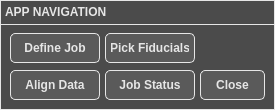
     <widget class="QFrame" name="WhatNextControlFrame_O">
      <property name="geometry">
       <rect>
        <x>550</x>
        <y>555</y>
        <width>275</width>
        <height>110</height>
       </rect>
      </property>
      <property name="styleSheet">
       <string notr="true">QFrame { 
	background-color: #4b4b4b;
	border: 1px solid #e6e6e6; /* Border  */
}</string>
      </property>
      <property name="frameShape">
       <enum>QFrame::StyledPanel</enum>
      </property>
      <property name="frameShadow">
       <enum>QFrame::Raised</enum>
      </property>
      <widget class="QTextEdit" name="WhatNextText_O">
       <property name="geometry">
        <rect>
         <x>0</x>
         <y>0</y>
         <width>275</width>
         <height>25</height>
        </rect>
       </property>
       <property name="font">
        <font>
         <pointsize>9</pointsize>
         <weight>75</weight>
         <bold>true</bold>
        </font>
       </property>
       <property name="styleSheet">
        <string notr="true">QTextEdit { 
	background-color: #4b4b4b;
	color: #e6e6e6; /* Text color */
	border: 1px solid #e6e6e6; /* Border  */
}</string>
       </property>
       <property name="verticalScrollBarPolicy">
        <enum>Qt::ScrollBarAlwaysOff</enum>
       </property>
       <property name="horizontalScrollBarPolicy">
        <enum>Qt::ScrollBarAlwaysOff</enum>
       </property>
       <property name="readOnly">
        <bool>true</bool>
       </property>
       <property name="html">
        <string>&lt;!DOCTYPE HTML PUBLIC &quot;-//W3C//DTD HTML 4.0//EN&quot; &quot;http://www.w3.org/TR/REC-html40/strict.dtd&quot;&gt;
&lt;html&gt;&lt;head&gt;&lt;meta name=&quot;qrichtext&quot; content=&quot;1&quot; /&gt;&lt;style type=&quot;text/css&quot;&gt;
p, li { white-space: pre-wrap; }
&lt;/style&gt;&lt;/head&gt;&lt;body style=&quot; font-family:'MS Shell Dlg 2'; font-size:9pt; font-weight:600; font-style:normal;&quot;&gt;
&lt;p style=&quot; margin-top:0px; margin-bottom:0px; margin-left:0px; margin-right:0px; -qt-block-indent:0; text-indent:0px;&quot;&gt;APP NAVIGATION&lt;/p&gt;&lt;/body&gt;&lt;/html&gt;</string>
       </property>
      </widget>
      <widget class="QPushButton" name="GoToImportProjectTab_O">
       <property name="geometry">
        <rect>
         <x>10</x>
         <y>33</y>
         <width>90</width>
         <height>30</height>
        </rect>
       </property>
       <property name="font">
        <font>
         <pointsize>9</pointsize>
         <weight>75</weight>
         <bold>true</bold>
        </font>
       </property>
       <property name="styleSheet">
        <string notr="true">QPushButton {
    background-color: #5a5a5a;
    color: #e6e6e6; /* Text color */
    border: 1px solid #e6e6e6; /* Border  */
    border-radius: 5px; /* Optional: Rounded corners */
    padding: 5px; /* Optional: Padding around text */
}

QPushButton:hover {
    background-color: #666f75; /* Grey-blue when hovered */
}

QPushButton:pressed {
    background-color: #7b8e9c; /* More blue when pressed */
}</string>
       </property>
       <property name="text">
        <string>Define Job</string>
       </property>
      </widget>
      <widget class="QPushButton" name="GoToFiducialsTab_O">
       <property name="geometry">
        <rect>
         <x>105</x>
         <y>33</y>
         <width>90</width>
         <height>30</height>
        </rect>
       </property>
       <property name="font">
        <font>
         <pointsize>9</pointsize>
         <weight>75</weight>
         <bold>true</bold>
        </font>
       </property>
       <property name="styleSheet">
        <string notr="true">QPushButton {
    background-color: #5a5a5a;
    color: #e6e6e6; /* Text color */
    border: 1px solid #e6e6e6; /* Border  */
    border-radius: 5px; /* Optional: Rounded corners */
    padding: 5px; /* Optional: Padding around text */
}

QPushButton:hover {
    background-color: #666f75; /* Grey-blue when hovered */
}

QPushButton:pressed {
    background-color: #7b8e9c; /* More blue when pressed */
}</string>
       </property>
       <property name="text">
        <string>Pick Fiducials</string>
       </property>
      </widget>
      <widget class="QPushButton" name="GoToJobStatusTab_O">
       <property name="geometry">
        <rect>
         <x>105</x>
         <y>70</y>
         <width>90</width>
         <height>30</height>
        </rect>
       </property>
       <property name="font">
        <font>
         <pointsize>9</pointsize>
         <weight>75</weight>
         <bold>true</bold>
        </font>
       </property>
       <property name="styleSheet">
        <string notr="true">QPushButton {
    background-color: #5a5a5a;
    color: #e6e6e6; /* Text color */
    border: 1px solid #e6e6e6; /* Border  */
    border-radius: 5px; /* Optional: Rounded corners */
    padding: 5px; /* Optional: Padding around text */
}

QPushButton:hover {
    background-color: #666f75; /* Grey-blue when hovered */
}

QPushButton:pressed {
    background-color: #7b8e9c; /* More blue when pressed */
}</string>
       </property>
       <property name="text">
        <string>Job Status</string>
       </property>
      </widget>
      <widget class="QPushButton" name="GoToCoordsTab_O">
       <property name="geometry">
        <rect>
         <x>10</x>
         <y>70</y>
         <width>90</width>
         <height>30</height>
        </rect>
       </property>
       <property name="font">
        <font>
         <pointsize>9</pointsize>
         <weight>75</weight>
         <bold>true</bold>
        </font>
       </property>
       <property name="styleSheet">
        <string notr="true">QPushButton {
    background-color: #5a5a5a;
    color: #e6e6e6; /* Text color */
    border: 1px solid #e6e6e6; /* Border  */
    border-radius: 5px; /* Optional: Rounded corners */
    padding: 5px; /* Optional: Padding around text */
}

QPushButton:hover {
    background-color: #666f75; /* Grey-blue when hovered */
}

QPushButton:pressed {
    background-color: #7b8e9c; /* More blue when pressed */
}</string>
       </property>
       <property name="text">
        <string>Align Data</string>
       </property>
      </widget>
      <widget class="QPushButton" name="CloseNavigationButton_O">
       <property name="geometry">
        <rect>
         <x>200</x>
         <y>70</y>
         <width>65</width>
         <height>30</height>
        </rect>
       </property>
       <property name="font">
        <font>
         <pointsize>9</pointsize>
         <weight>75</weight>
         <bold>true</bold>
        </font>
       </property>
       <property name="styleSheet">
        <string notr="true">QPushButton {
    background-color: #5a5a5a;
    color: #e6e6e6; /* Text color */
    border: 1px solid #e6e6e6; /* Border  */
    border-radius: 5px; /* Optional: Rounded corners */
    padding: 5px; /* Optional: Padding around text */
}

QPushButton:hover {
    background-color: #666f75; /* Grey-blue when hovered */
}

QPushButton:pressed {
    background-color: #7b8e9c; /* More blue when pressed */
}</string>
       </property>
       <property name="text">
        <string>Close</string>
       </property>
      </widget>
     </widget>
